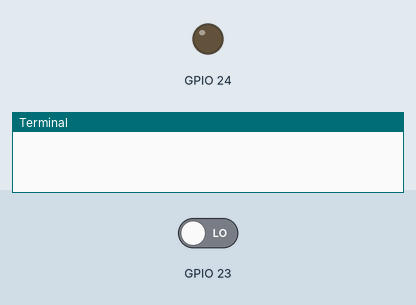
A program run on a simulated Raspberry Pi (BCM pin numbers). Parts: output pins drawn as LEDs (lit = HIGH), the last lines printed to the terminal. The inputs (shaded band) are chosen by the test bench; at power-on: GPIO 23 LOW.

Above: at 3.2 s.
3.3 s: GPIO 23 driven HIGH
At 9.3 s:
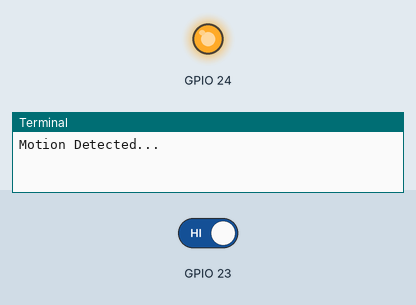
Timing chart, 0 to 10.9 s (numbered marks = the images above; inputs shaded):
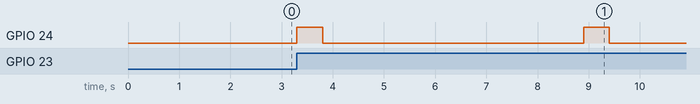

Measured:
- after the input at 3.3 s, GPIO 24: alternates HIGH for 0.50 s and LOW for 5.1 s, starting at once

The program:

Pi_test1buzz.py
```python
import RPi.GPIO as GPIO
import time

GPIO.setmode(GPIO.BCM)

GPIO.setup(23, GPIO.IN) #PIR
GPIO.setup(24, GPIO.OUT) #BUzzer

try:
    time.sleep(2) # to stabilize sensor
    while True:
        if GPIO.input(23):
            GPIO.output(24, True)
            time.sleep(0.5) #Buzzer turns on for 0.5 sec
            GPIO.output(24, False)
            print("Motion Detected...")
            time.sleep(5) #to avoid multiple detection
        time.sleep(0.1) #loop delay, should be less than detection delay

except:
    GPIO.cleanup()
```
